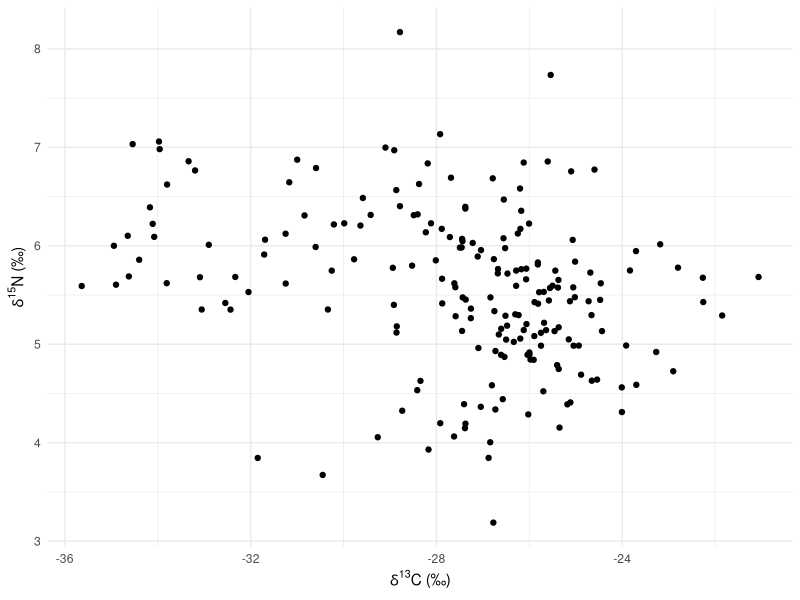
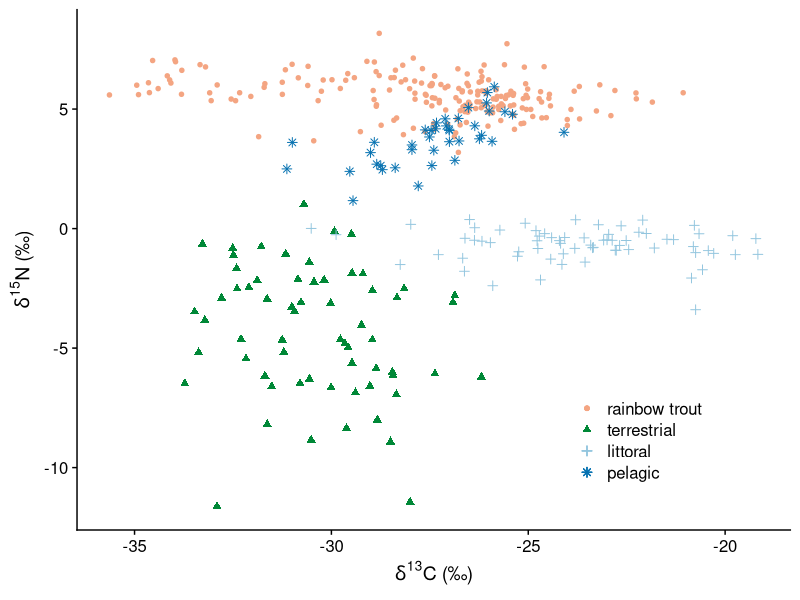
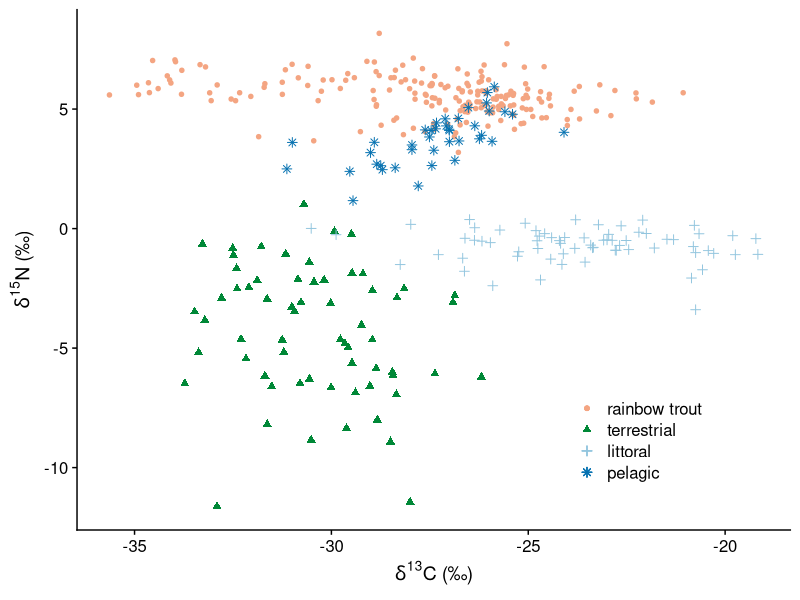

Write the R code that produced these figures, in order. (Note: this script raises an error after producing the figures.)
##Plots
library(tidyverse)
library(cowplot)

Bunn <- read_csv("Bunn.csv")
fish <- read_csv("fishCN.csv")
ter <- read_csv("terCN.csv")
lit <- read_csv("litCN.csv")
pel <- read_csv("pelagCN.csv")

#fish only, basic plot
ggplot(data = fish, aes(x = d13C_VPDB, y = d15N_air)) +
  geom_point() +
  theme_minimal() +
  labs(x = expression(paste(delta^{13}, "C (\u2030)")),
       y = expression(paste(delta^{15}, "N (\u2030)")))


#learning to layer several sets of data onto one plot.

ggplot() +
  geom_point(data = fish, aes(x = d13C_VPDB, y = d15N_air, color = "#f4a582"), size = 2, shape = 20, show.legend = TRUE) +
  geom_point(data = ter, aes(x = d13C_VPDB, y = d15N_air, color = "#008837"), size = 2, shape = 17, show.legend = TRUE) +
  geom_point(data = lit, aes(x = d13C_VPDB, y = d15N_air, color = "#92c5de" ), size = 2, shape = 3, show.legend = TRUE) +
  geom_point(data = pel, aes(x = d13C_VPDB, y = d15N_air, color = "#0571b0"), size = 2, shape = 8, show.legend = TRUE) +
  theme_cowplot() +
  labs(x = expression(paste(delta^{13}, "C (\u2030)")),
       y = expression(paste(delta^{15}, "N (\u2030)"))) +
  scale_fill_identity(name = "" , 
                      guide = "legend", 
                      aesthetics = "color", 
                      labels = c("rainbow trout","terrestrial","littoral","pelagic")) +
  guides(colour = guide_legend(override.aes = list(pch = c(20, 17,3,8), 
                                                   color = c("#f4a582", "#008837","#92c5de","#0571b0")))) +
  theme(legend.position=c(.70,.20))

ggsave()

##The legend is wonky. Can I change it? I will make a simpler plot with only two things to test:
ggplot() +
  geom_point(data = fish, aes(x = d13C_VPDB, y = d15N_air, color = "#f4a582"), size = 2, shape = 20) +
  geom_point(data = ter, aes(x = d13C_VPDB, y = d15N_air, color = "#008837"), size = 2, shape = 17) +
  scale_colour_manual(name = "", 
                      labels = c("fish", "terrestrial"),
                      values = c("#f4a582"="#f4a582", "#008837" = "#008837")) +
  guides(colour = guide_legend(override.aes = list(pch = c(20, 17), color = c("#f4a582", "#008837")))) +
  theme_cowplot()



p1<-ggplot() +
  geom_point(data = fish, aes(x = d13C_VPDB, y = d15N_air, color = "#f4a582"), size = 2, shape = 20) +
  geom_point(data = ter, aes(x = d13C_VPDB, y = d15N_air, color = "#008837"), size = 2, shape = 17) +
  theme_cowplot()

print(p1 + scale_shape_manual(values = c(20,17)))

pALLCN<-ggplot() +
  geom_point(data = fish, aes(x = d13C_VPDB, y = d15N_air, color = "#f4a582"), size = 2, shape = 20) +
  geom_point(data = ter, aes(x = d13C_VPDB, y = d15N_air, color = "#008837"), size = 2, shape = 17) +
  geom_point(data = lit, aes(x = d13C_VPDB, y = d15N_air, color = "#92c5de" ), size = 2, shape = 3) +
  geom_point(data = pel, aes(x = d13C_VPDB, y = d15N_air, color = "#0571b0"), size = 2, shape = 8) +
  theme_cowplot() +
  scale_fill_identity(name = "" , 
                      guide = "legend", 
                      aesthetics = "color", 
                      labels = c("terrestrial","pelagic","littoral","rainbow trout")) +
  labs(x = expression(paste(delta^{13}, "C (\u2030)")),
       y = expression(paste(delta^{15}, "N (\u2030)")))

##right now I'm getting frustrated that I cannot plot from separate dataframes. It seems I first need to 
## gather them into a single dataframe.

#So maybe I select just the columns I need and create a new single df?


#base r
par(mai = c(1,1,0.5,.5))
plot(x = fish$d13C_VPDB, y = fish$d15N_air,
     pch = 20,
     col = "#a6611a",
     ylim = c(-12,11),
     xlim = c(-37,-17),
     xlab = expression(paste(delta^{13}, "C (\u2030)")),
     ylab = expression(paste(delta^{15}, "N (\u2030)")))
points(x = ter$d13C_VPDB, y = ter$d15N_air,
       pch = 17,
       col = "#238b45")
points(pel$d13C_VPDB, pel$d15N_air,
       pch = 4,
       col = "#526EFF")
points(x = lit$d13C_VPDB, y = lit$d15N_air,
       pch = 8,
       col = "#66c2a4")
legend(x = -23 , y=-5, 
       legend = c("fish", "terrestrial", "pelagic", "littoral") ,
       pch = c(20,17,4,8),
       col = c("#a6611a", "#238b45", "#526EFF", "#66c2a4"),
       bty = "n")


## test bind_rows

df1 <-data.frame(b = c(1:5), a = c(6:10))
df2 <-data.frame(a = c(11:15), b = c(16:20), c = LETTERS[1:5])
df3 <-data.frame(c= letters[1:3], d = c(6:8))

bind_rows(df1,df2,df3)

binded <-bind_rows(fish,ter, pel)
binded$Identifier.1
binded$d13C_VPDB


##Working on the final version of a basic stable isotope biplot

CNbiplot.all<-ggplot() +
  geom_point(data = fish, aes(x = d13C_VPDB, y = d15N_air, color = "#c487a9"), size = 2, shape = 20, show.legend = TRUE) +
  geom_point(data = ter, aes(x = d13C_VPDB, y = d15N_air, color = "#4d7d53"), size = 2, shape = 17, show.legend = TRUE) +
  geom_point(data = lit, aes(x = d13C_VPDB, y = d15N_air, color = "#92c5de" ), size = 2, shape = 3, show.legend = TRUE) +
  geom_point(data = pel, aes(x = d13C_VPDB, y = d15N_air, color = "#0571b0"), size = 2, shape = 8, show.legend = TRUE) +
  theme_cowplot() +
  labs(x = expression(paste(delta^{13}, "C (\u2030)")),
       y = expression(paste(delta^{15}, "N (\u2030)"))) +
  scale_fill_identity(name = "" , 
                      guide = "legend", 
                      aesthetics = "color", 
                      labels = c("rainbow trout","terrestrial","littoral","pelagic")) +
  guides(colour = guide_legend(override.aes = list(pch = c(20, 17,3,8), 
                                                   color = c("#c487a9", "#4d7d53","#92c5de","#0571b0")))) +
  theme(legend.position=c(.70,.20),
        axis.title.y = element_text(angle = 0))
